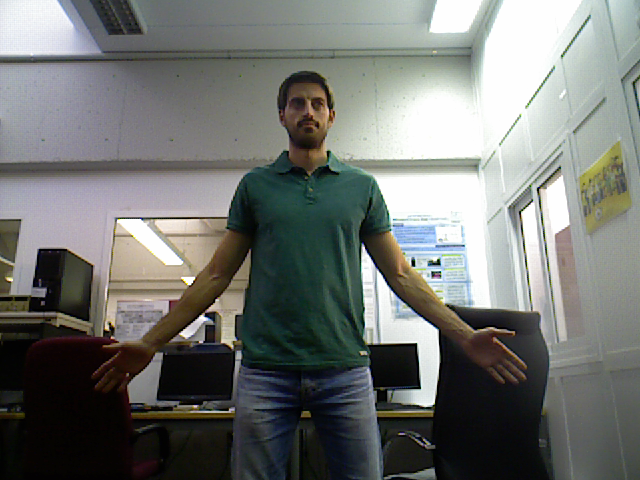
%> input picture Exercise8/matlab/person_rgb.png, 640 x 480 px
$ octave Exercise8.m   (GNU Octave 9; MATLAB toolbox functions it lacks are replaced by stand-ins)
%> lines starting %> are read from the running program, lines starting %| are printed output that depends on the picture
### Exercise8/matlab/TMatrixFromValues.m
function A = TMatrixFromValues(xi)

    x = xi(1); y = xi(2); z = xi(3);
    yaw = xi(4); pitch = xi(5); roll = xi(6);

    cy = cos(degtorad(yaw));
    sy = sin(degtorad(yaw));

    cp = cos(degtorad(pitch));
    sp = sin(degtorad(pitch));

    cr = cos(degtorad(roll));
    sr = sin(degtorad(roll));

    A = [cy*cp, cy*sp*sr-sy*cr, cy*sp*cr+sy*sr, x; ...
         sy*cp, sy*sp*sr+cy*cr, sy*sp*cr-cy*sr, y; ...
         -sp, cp*sr, cp*cr, z;
         0 0 0 1];
end

### Exercise8/matlab/Exercise8.m
close all
clear variables

% 1: Homogeneous transformations
% 2: Camera-to-world transformation
% 3: World-to-camera transformation
execute = 3;

% -------------------------------------------------------------------------
% 1: Homogeneous transformations
%
if execute == 1

    % Initial translations
    tx = 0; ty = 0; tz = 0;

    % Initial reference frame
    T = [1 0 0 tx
         0 1 0 ty
         0 0 1 tz
         0 0 0  1];
     showTransformation(T);

     % Move the camera 0.5 meters forward
     tx = 0; ty = 0; tz = 0.5;
     T = [1 0 0 tx
          0 1 0 ty
          0 0 1 tz
          0 0 0 1];
     showTransformation(T);

     % Rotate the camera 35degrees to look to the left (yaw rotation)
     tx = 0; ty = 0; tz = 0;
     yaw = deg2rad(35);
     T = [1 0         0        tx
          0 cos(yaw) -sin(yaw) ty
          0 sin(yaw)  cos(yaw) tz
          0 0         0        1];
     showTransformation(T);

     % Move the camera 0.5 meters upwards and rotate it downwards
     tx = 0; ty = -0.5; tz = 0;
     pitch = deg2rad(45);
     T = [cos(pitch) 0 sin(pitch) tx
          0          1 0          ty
         -sin(pitch) 0 cos(pitch) tz
          0          0 0          1];
     showTransformation(T);

% -------------------------------------------------------------------------
% 2: Camera-to-world transformation
%
elseif execute == 2 || execute == 3

    % Read the rgb and depth images images
    rgb = 'person_rgb.png';
    depth = 'person_depth.png';
    im_rgb = imread(rgb);
%> im_rgb is the input picture: size 480x640x3 uint8; mean R, G, B 114.3, 117, 113.7
    im_depth = imread(depth);
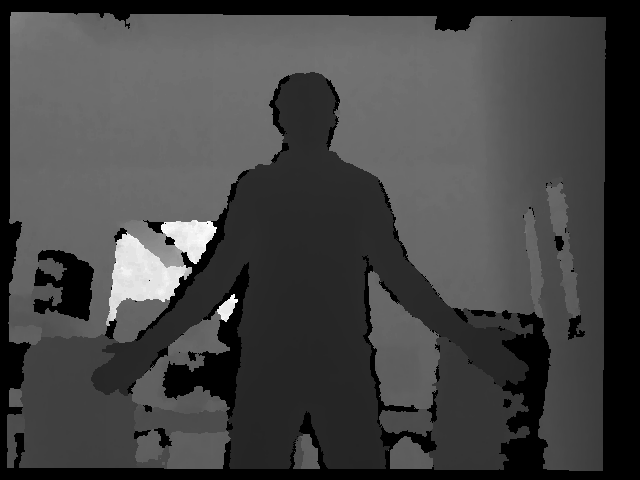
%> input picture Exercise8/matlab/person_depth.png, 640 x 480 px
%> im_depth is the input picture: size 480x640 uint16; min 0, max 49350, mean 13216.8

    % Show them
    figure
    imshow(im_rgb)
    figure
    imshow(im_depth)

    % Camera intrinsic parameters
    f = 525;
    x0 = 319.5;
    y0 = 239.5;

    % Initialization of useful vectors
    [rows,cols] = size(im_depth);
%> rows = 480; cols = 640
    points_x = zeros(rows,cols);
    points_y = zeros(rows,cols);
    points_z = zeros(rows,cols);

    % Depth scale and max depth considered
    scale = 0.0002;
    max_depth = 5;

    % Obtain the 3D coordinates of each pixel
    for y=1:rows
        for x=1:cols
            points_z(y,x) = double(im_depth(y,x))*scale;
            if points_z(y,x) > max_depth % check max depth
                points_z(y,x) = 0;
            end
            if points_z(y,x) ~= 0
                points_x(y,x) = -1*x*scale;
                points_y(y,x) = -1*y*scale;
            end
        end
    end
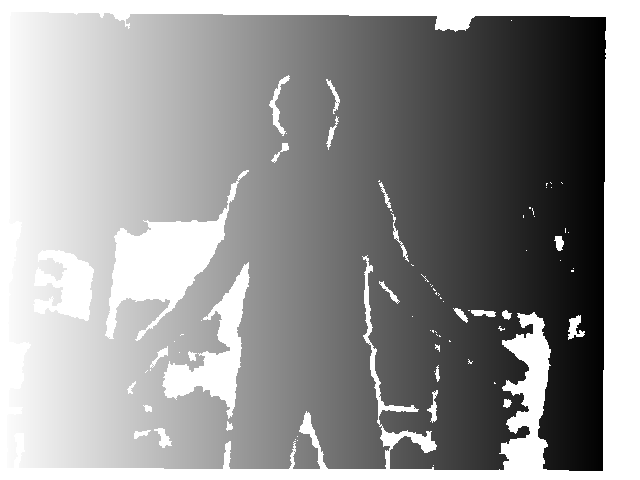
%> points_x: size 480x640 double; min -0.121, max 0, mean -0.0496; drawn with min black and max white
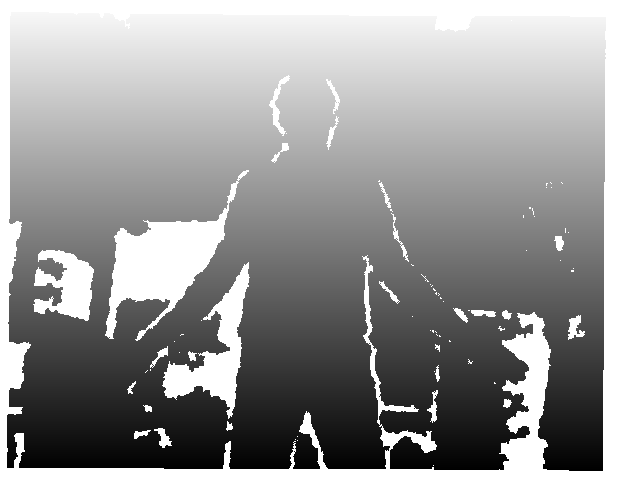
%> points_y: size 480x640 double; min -0.0942, max 0, mean -0.0373; drawn with min black and max white
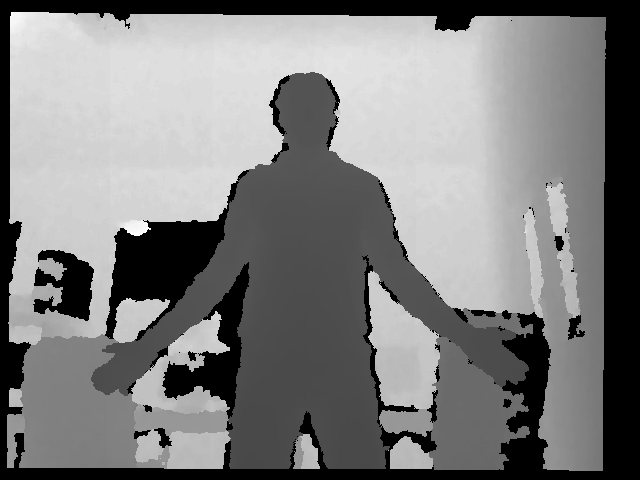
%> points_z: size 480x640 double; min 0, max 4.98, mean 2.47; drawn with min black and max white

    downsample = 2; % increment this downsampling depending on your
                    % pc's computational power

    if execute == 2
        plot3DScene(points_x,points_y,points_z,im_rgb,downsample);
    end
end

% -------------------------------------------------------------------------
% 3: World-to-camera transformation
%
if execute == 3

    % Modify this transformation
    transform = [-0.3; -0.3; -0.3; 0; -10; 0]; % -z, -x, -y, z, yaw, pitch, roll
    T = TMatrixFromValues(transform);
%> the run ends on the next line
